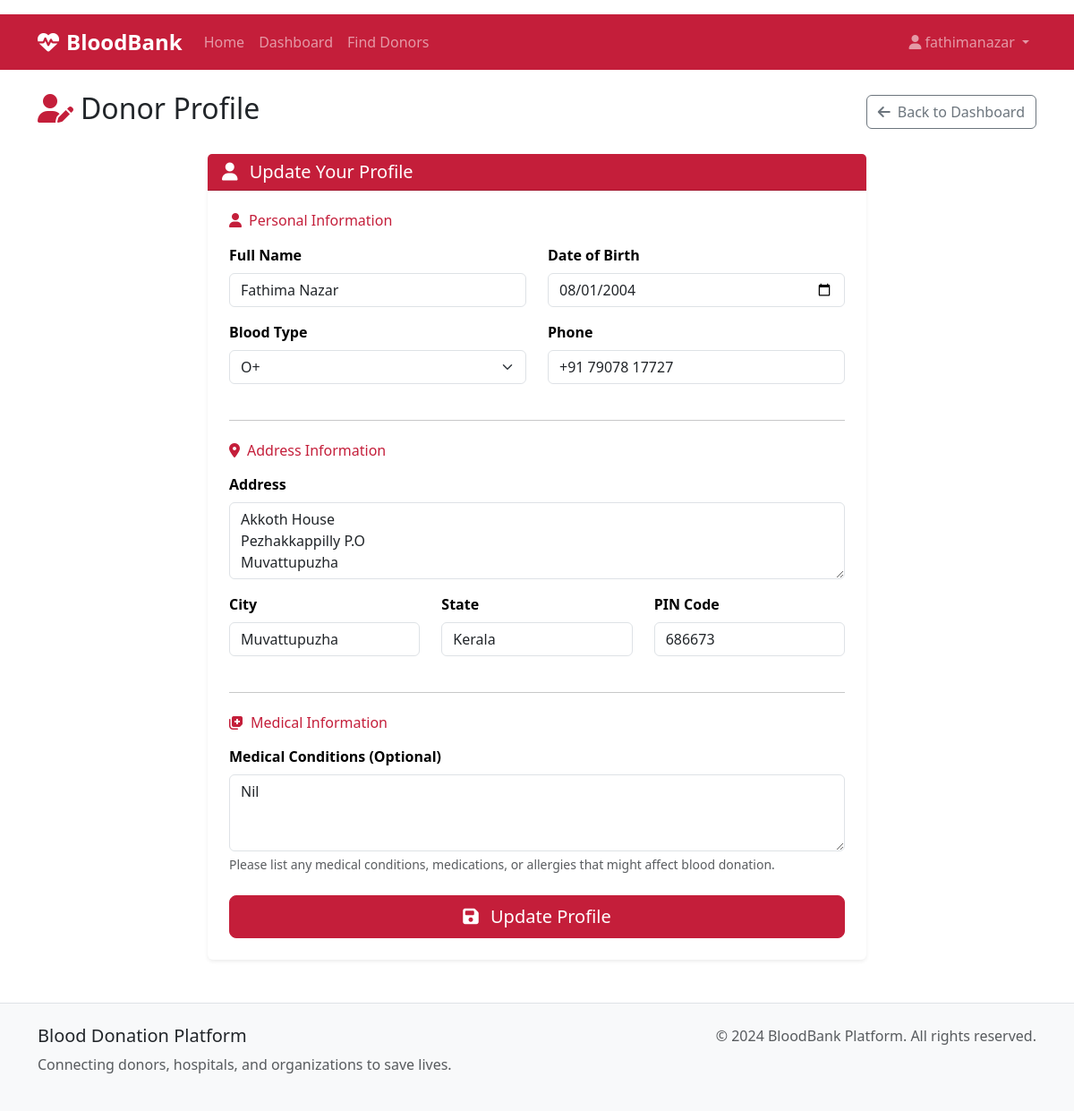
Page /donor/profile (signed in) on the committed database.
### models.py (models this page shows, shortened)
class User(db.Model):
    id = db.Column(db.Integer, primary_key=True)
    username = db.Column(db.String(80), unique=True, nullable=False)
    email = db.Column(db.String(120), unique=True, nullable=False)
    password_hash = db.Column(db.String(256), nullable=False)
    role = db.Column(db.String(20), nullable=False)  # donor, hospital, organization, admin
    created_at = db.Column(db.DateTime, default=datetime.utcnow)
    is_active = db.Column(db.Boolean, default=True)
    donor_profile = db.relationship('DonorProfile', backref='user', uselist=False)
    hospital_profile = db.relationship('HospitalProfile', backref='user', uselist=False)
    organization_profile = db.relationship('OrganizationProfile', backref='user', uselist=False)

class DonorProfile(db.Model):
    id = db.Column(db.Integer, primary_key=True)
    user_id = db.Column(db.Integer, db.ForeignKey('user.id'), nullable=False)
    full_name = db.Column(db.String(100), nullable=False)
    blood_type = db.Column(db.String(5), nullable=False)  # A+, A-, B+, B-, AB+, AB-, O+, O-
    phone = db.Column(db.String(20), nullable=False)
    address = db.Column(db.Text, nullable=False)
    city = db.Column(db.String(50), nullable=False)
    state = db.Column(db.String(50), nullable=False)
    zip_code = db.Column(db.String(10), nullable=False)
    date_of_birth = db.Column(db.Date, nullable=False)
    last_donation_date = db.Column(db.Date)
    medical_conditions = db.Column(db.Text)
    is_available = db.Column(db.Boolean, default=True)
    donations = db.relationship('Donation', backref='donor')

### routes.py (the view, shortened to what this page needs)
@app.route('/donor/profile', methods=['GET', 'POST'])
@role_required(['donor'])
def donor_profile():
    user = get_current_user()
    profile = get_user_profile(user)
    form = DonorProfileForm()
    if profile:
        form.full_name.data = profile.full_name
        form.blood_type.data = profile.blood_type
        form.phone.data = profile.phone
        form.address.data = profile.address
        form.city.data = profile.city
        form.state.data = profile.state
        form.zip_code.data = profile.zip_code
        form.date_of_birth.data = profile.date_of_birth
        form.medical_conditions.data = profile.medical_conditions
    return render_template('donor/profile.html', form=form, profile=profile)

### forms.py
class DonorProfileForm(FlaskForm):
    full_name = StringField('Full Name', validators=[DataRequired(), Length(max=100)])
    blood_type = SelectField('Blood Type',
                           choices=[('A+', 'A+'), ('A-', 'A-'), ('B+', 'B+'), ('B-', 'B-'),
                                   ('AB+', 'AB+'), ('AB-', 'AB-'), ('O+', 'O+'), ('O-', 'O-')],
                           validators=[DataRequired()])
    phone = StringField('Phone', validators=[DataRequired(), Length(max=20)])
    address = TextAreaField('Address', validators=[DataRequired()])
    city = StringField('City', validators=[DataRequired(), Length(max=50)])
    state = SelectField('State', choices=INDIAN_STATES, validators=[DataRequired()])
    zip_code = StringField('PIN Code', validators=[DataRequired(), Length(max=10)])
    date_of_birth = DateField('Date of Birth', validators=[DataRequired()])
    medical_conditions = TextAreaField('Medical Conditions (Optional)')

### utils.py (called while the page is built)
def role_required(roles):
    def decorator(f):
        @wraps(f)
        def decorated_function(*args, **kwargs):
            if 'user_id' not in session:
                flash('Please log in to access this page.', 'warning')
                return redirect(url_for('login'))
            user = User.query.get(session['user_id'])
            if not user or user.role not in roles:
                flash('You do not have permission to access this page.',
                      'error')
                return redirect(url_for('dashboard'))
            return f(*args, **kwargs)
        return decorated_function
    return decorator

def get_current_user():
    if 'user_id' in session:
        return User.query.get(session['user_id'])
    return None

def get_user_profile(user):
    if user.role == 'donor':
        return DonorProfile.query.filter_by(user_id=user.id).first()
    elif user.role == 'hospital':
        return HospitalProfile.query.filter_by(user_id=user.id).first()
    elif user.role == 'organization':
        return OrganizationProfile.query.filter_by(user_id=user.id).first()
    return None

### templates/donor/profile.html (shortened to what this page needs)
{% extends "base.html" %}
{% block content %}
<div class="d-flex justify-content-between align-items-center mb-4">
    <h2><i class="fas fa-user-edit me-2 text-medical"></i>Donor Profile</h2>
    <a href="{{ url_for('donor_dashboard') }}" class="btn btn-outline-secondary">
        <i class="fas fa-arrow-left me-2"></i>Back to Dashboard
    </a>
</div>
<div class="row justify-content-center">
    <div class="col-lg-8">
        <div class="card border-0 shadow-sm">
            <div class="card-header bg-medical text-white">
                <h5 class="mb-0">
                    <i class="fas fa-user me-2"></i>
                    {% if profile %}Update Your Profile{% else %}Complete Your Profile{% endif %}
                </h5>
            </div>
            <div class="card-body p-4">
                <form method="POST">
                    <h6 class="text-medical mb-3"><i class="fas fa-user me-2"></i>Personal Information</h6>
                    <div class="row">
                        <div class="col-md-6 mb-3">
                            {{ form.full_name.label(class="form-label") }}
                            {{ form.full_name(class="form-control" + (" is-invalid" if form.full_name.errors else "")) }}
                        </div>
                        <div class="col-md-6 mb-3">
                            {{ form.date_of_birth.label(class="form-label") }}
                            {{ form.date_of_birth(class="form-control" + (" is-invalid" if form.date_of_birth.errors else "")) }}
                        </div>
                    </div>
                    <div class="row">
                        <div class="col-md-6 mb-3">
                            {{ form.blood_type.label(class="form-label") }}
                            {{ form.blood_type(class="form-select" + (" is-invalid" if form.blood_type.errors else "")) }}
                        </div>
                        <div class="col-md-6 mb-3">
                            {{ form.phone.label(class="form-label") }}
                            {{ form.phone(class="form-control" + (" is-invalid" if form.phone.errors else "")) }}
                        </div>
                    </div>
                    <hr class="my-4">
                    <h6 class="text-medical mb-3"><i class="fas fa-map-marker-alt me-2"></i>Address Information</h6>
                    <div class="mb-3">
                        {{ form.address.label(class="form-label") }}
                        {{ form.address(class="form-control" + (" is-invalid" if form.address.errors else ""), rows="3") }}
                    </div>
                    <div class="row">
                        <div class="col-md-4 mb-3">
                            {{ form.city.label(class="form-label") }}
                            {{ form.city(class="form-control" + (" is-invalid" if form.city.errors else "")) }}
                        </div>
                        <div class="col-md-4 mb-3">
                            {{ form.state.label(class="form-label") }}
                            {{ form.state(class="form-control" + (" is-invalid" if form.state.errors else "")) }}
                        </div>
                        <div class="col-md-4 mb-3">
                            {{ form.zip_code.label(class="form-label") }}
                            {{ form.zip_code(class="form-control" + (" is-invalid" if form.zip_code.errors else "")) }}
                        </div>
                    </div>
                    <hr class="my-4">
                    <h6 class="text-medical mb-3"><i class="fas fa-notes-medical me-2"></i>Medical Information</h6>
                    <div class="mb-4">
                        {{ form.medical_conditions.label(class="form-label") }}
                        {{ form.medical_conditions(class="form-control" + (" is-invalid" if form.medical_conditions.errors else ""), rows="3") }}
                        <div class="form-text">
                            Please list any medical conditions, medications, or allergies that might affect blood donation.
                        </div>
                    </div>
                    <div class="d-grid">
                        <button type="submit" class="btn btn-medical btn-lg">
                            <i class="fas fa-save me-2"></i>
                            {% if profile %}Update Profile{% else %}Save Profile{% endif %}
                        </button>
                    </div>
                </form>
            </div>
        </div>
    </div>
</div>
{% endblock %}

### templates/base.html (shortened to what this page needs)
<!DOCTYPE html>
<html lang="en">
<head>
    <link href="https://cdn.jsdelivr.net/npm/bootstrap@5.3.0/dist/css/bootstrap.min.css" rel="stylesheet">
    <link href="https://cdnjs.cloudflare.com/ajax/libs/font-awesome/6.4.0/css/all.min.css" rel="stylesheet">
    <link href="{{ url_for('static', filename='css/styles.css') }}" rel="stylesheet">
</head>
<body>
    <nav class="navbar navbar-expand-lg navbar-dark bg-medical">
        <div class="container">
            <a class="navbar-brand" href="{{ url_for('index') }}">
                <i class="fas fa-heartbeat me-2"></i>BloodBank
            </a>
            <div class="collapse navbar-collapse" id="navbarNav">
                <ul class="navbar-nav me-auto">
                    <li class="nav-item">
                        <a class="nav-link" href="{{ url_for('index') }}">Home</a>
                    </li>
                    {% if session.user_id %}
                        <li class="nav-item">
                            <a class="nav-link" href="{{ url_for('dashboard') }}">Dashboard</a>
                        </li>
                        <li class="nav-item">
                            <a class="nav-link" href="{{ url_for('search_donors') }}">Find Donors</a>
                        </li>
                    {% endif %}
                </ul>
                <ul class="navbar-nav">
                    {% if session.user_id %}
                        <li class="nav-item dropdown">
                            <a class="nav-link dropdown-toggle" href="#" id="navbarDropdown" role="button" data-bs-toggle="dropdown">
                                <i class="fas fa-user me-1"></i>{{ session.username }}
                            </a>
                        </li>
                    {% endif %}
                </ul>
            </div>
        </div>
    </nav>
    <main class="container mt-4">
        {% block content %}{% endblock %}
    </main>
    <footer class="bg-light mt-5 py-4">
        <div class="container">
            <div class="row">
                <div class="col-md-6">
                    <h5>Blood Donation Platform</h5>
                    <p class="text-muted">Connecting donors, hospitals, and organizations to save lives.</p>
                </div>
                <div class="col-md-6 text-md-end">
                    <p class="text-muted">&copy; 2024 BloodBank Platform. All rights reserved.</p>
                </div>
            </div>
        </div>
    </footer>
</body>
</html>

### static/css/styles.css (style rules this page uses)
:root { --medical-primary: #c41e3a; --medical-secondary: #8b0000; --medical-light: #f8f9fa; --medical-dark: #343a40; --medical-accent: #28a745; --medical-warning: #ffc107; --medical-info: #17a2b8; }
.bg-medical { background-color: var(--medical-primary) !important; }
.text-medical { color: var(--medical-primary) !important; }
.btn-medical { background-color: var(--medical-primary); border-color: var(--medical-primary); color: white; }
.card { transition: transform 0.2s ease-in-out, box-shadow 0.2s ease-in-out; }
.navbar-dark .navbar-brand { font-weight: 700; font-size: 1.5rem; }
.navbar-dark .navbar-nav .nav-link { font-weight: 500; transition: color 0.2s ease-in-out; }
.form-label { font-weight: 600; color: #000 !important; margin-bottom: 0.5rem; }
footer { margin-top: auto; border-top: 1px solid #dee2e6; }

### rows in the picture
User: username "fathimanazar"
DonorProfile: full_name "Fathima Nazar", date_of_birth "08/01/2004", blood_type "O+", phone "+91 79078 17727", address "Akkoth House Pezhakkappilly P.O Muvattupuzha", city "Muvattupuzha", state "Kerala", zip_code "686673", medical_conditions "Nil"
